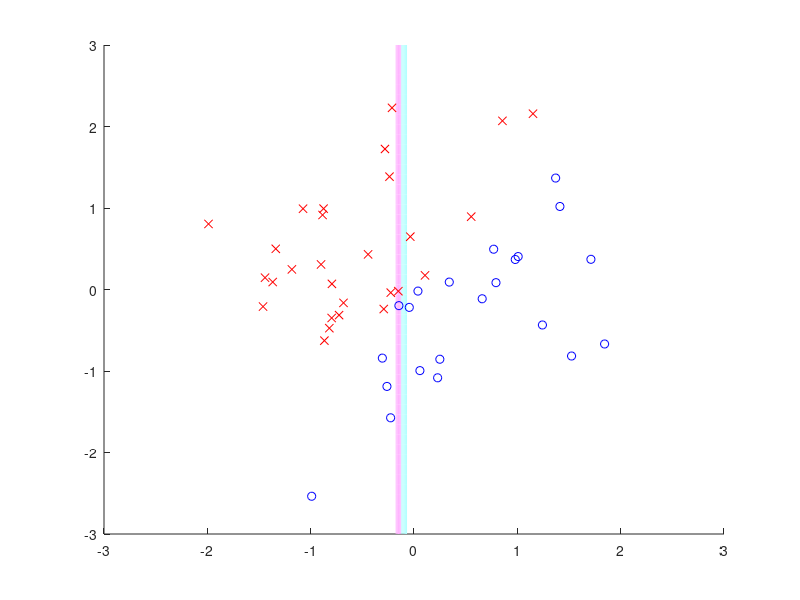

Write MATLAB code to recreate this figure.
clc,clear ,close all;
%剪枝分类器进行Adaboost学习
n=50;
x=randn(n,2);
b=5000;a=50;
Y=zeros(a,a);
y=2*(x(:,1)>x(:,2))-1;%将数据标签 2*1-1=1和2*0-1=-1
X0=linspace(-3,3,a);
[X(:,:,1) ,X(:,:,2)]=meshgrid(X0);%生成一个二维网格。中 X(:,:,1) 表示 x 坐标，X(:,:,2) 表示 y 坐标。
yy=zeros(size(y));
w=ones(n,1)/n;

for j=1:b
    wy=w.*y;
    d=ceil(2*rand);
    [xs,xi]=sort(x(:,d));
    el=cumsum(y(xi));eu=cumsum(wy(xi(end:-1:1)));
    e=eu(end-1:-1:1)-el(1:end-1);
    [em,ei]=max(abs(e));
    c=mean(xs(ei:ei+1));
    s=sign(e(ei));
    yh=sign(s*(x(:,d)-c));
    R=w'*(1-yh.*y)/2;
    t=log((1-R)/R)/2;
    yy=yy+yh*t;
    w=exp(-yy.*y);
    w=w/sum(w);
    Y=Y+sign(s*(X(:,:,d)-c))*t;
end

figure(1);clf;hold on;axis([-3 3 -3 3]);
% colormap 是 MATLAB 中用于设置颜色映射的函数。
% [1 0.7 1; 0.7 1 1] 是一个矩阵，其中每一行表示一种颜色，由 RGB 值组成。
% 在这段代码中，我们使用了两种颜色：
% 第一行的颜色是粉色（RGB 值为 [1 0.7 1]）。
% 第二行的颜色是浅蓝色（RGB 值为 [0.7 1 1]）
colormap([1 0.7 1;0.7 1 1]);


% X0 是之前生成的 x 坐标的向量。
% Y 是之前计算的分类器的输出，表示决策边界。
% 在这个等高线图中，不同颜色的区域表示不同的类别。
% 蓝色区域表示类别 1，红色区域表示类别 -1。
% 决策边界就是两个区域的分界线。
contour(X0,X0,sign(Y));
plot(x(y==1,1),x(y==1,2),'bo');
plot(x(y==-1,1),x(y==-1,2),'rx');
